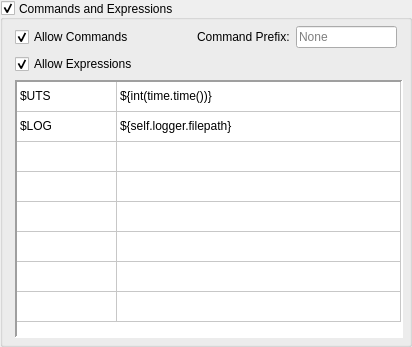
             <widget class="CollapsingGroupBox" name="groupBox_settings_commands">
              <property name="sizePolicy">
               <sizepolicy hsizetype="Preferred" vsizetype="MinimumExpanding">
                <horstretch>0</horstretch>
                <verstretch>0</verstretch>
               </sizepolicy>
              </property>
              <property name="title">
               <string>Commands and Expressions</string>
              </property>
              <property name="alignment">
               <set>Qt::AlignLeading|Qt::AlignLeft|Qt::AlignVCenter</set>
              </property>
              <property name="checkable">
               <bool>true</bool>
              </property>
              <layout class="QGridLayout" name="gridLayout_8">
               <property name="leftMargin">
                <number>12</number>
               </property>
               <property name="topMargin">
                <number>6</number>
               </property>
               <property name="rightMargin">
                <number>6</number>
               </property>
               <property name="bottomMargin">
                <number>6</number>
               </property>
               <item row="0" column="0">
                <widget class="QCheckBox" name="checkBox_allow_commands">
                 <property name="toolTip">
                  <string>Allow commands in the &quot;Send&quot; textbox</string>
                 </property>
                 <property name="text">
                  <string>Allow Commands</string>
                 </property>
                 <property name="checked">
                  <bool>true</bool>
                 </property>
                </widget>
               </item>
               <item row="2" column="0" colspan="5">
                <widget class="QTableWidget" name="tableWidget_expressions">
                 <property name="toolTip">
                  <string>If from the &quot;Expression&quot; column exists in the &quot;Send&quot; Textbox, it will be replaced with text from the &quot;Replace&quot; column</string>
                 </property>
                 <property name="frameShape">
                  <enum>QFrame::Panel</enum>
                 </property>
                 <property name="lineWidth">
                  <number>2</number>
                 </property>
                 <property name="sizeAdjustPolicy">
                  <enum>QAbstractScrollArea::AdjustToContentsOnFirstShow</enum>
                 </property>
                 <attribute name="horizontalHeaderVisible">
                  <bool>false</bool>
                 </attribute>
                 <attribute name="horizontalHeaderCascadingSectionResizes">
                  <bool>false</bool>
                 </attribute>
                 <attribute name="horizontalHeaderDefaultSectionSize">
                  <number>100</number>
                 </attribute>
                 <attribute name="horizontalHeaderStretchLastSection">
                  <bool>true</bool>
                 </attribute>
                 <attribute name="verticalHeaderVisible">
                  <bool>false</bool>
                 </attribute>
                 <row>
                  <property name="text">
                   <string>1</string>
                  </property>
                 </row>
                 <row>
                  <property name="text">
                   <string>New Row</string>
                  </property>
                 </row>
                 <row>
                  <property name="text">
                   <string>New Row</string>
                  </property>
                 </row>
                 <row>
                  <property name="text">
                   <string>New Row</string>
                  </property>
                 </row>
                 <row>
                  <property name="text">
                   <string>New Row</string>
                  </property>
                 </row>
                 <row>
                  <property name="text">
                   <string>New Row</string>
                  </property>
                 </row>
                 <row>
                  <property name="text">
                   <string>New Row</string>
                  </property>
                 </row>
                 <row>
                  <property name="text">
                   <string>New Row</string>
                  </property>
                 </row>
                 <column>
                  <property name="text">
                   <string>Expression</string>
                  </property>
                 </column>
                 <column>
                  <property name="text">
                   <string>Replace</string>
                  </property>
                 </column>
                 <item row="0" column="0">
                  <property name="text">
                   <string>$UTS</string>
                  </property>
                 </item>
                 <item row="0" column="1">
                  <property name="text">
                   <string>${int(time.time())}</string>
                  </property>
                 </item>
                 <item row="1" column="0">
                  <property name="text">
                   <string>$LOG</string>
                  </property>
                 </item>
                 <item row="1" column="1">
                  <property name="text">
                   <string>${self.logger.filepath}</string>
                  </property>
                 </item>
                </widget>
               </item>
               <item row="0" column="3">
                <widget class="QLineEdit" name="lineEdit_command_char">
                 <property name="toolTip">
                  <string>Commands must start with this text to be valid</string>
                 </property>
                 <property name="placeholderText">
                  <string>None</string>
                 </property>
                </widget>
               </item>
               <item row="0" column="2">
                <widget class="QLabel" name="label_10">
                 <property name="text">
                  <string>Command Prefix:</string>
                 </property>
                </widget>
               </item>
               <item row="0" column="1">
                <spacer name="horizontalSpacer_2">
                 <property name="orientation">
                  <enum>Qt::Horizontal</enum>
                 </property>
                 <property name="sizeHint" stdset="0">
                  <size>
                   <width>40</width>
                   <height>20</height>
                  </size>
                 </property>
                </spacer>
               </item>
               <item row="1" column="0">
                <widget class="QCheckBox" name="checkBox_allow_expressions">
                 <property name="toolTip">
                  <string>Allow expressions in the &quot;Send&quot; Checkbox</string>
                 </property>
                 <property name="text">
                  <string>Allow Expressions</string>
                 </property>
                 <property name="checked">
                  <bool>true</bool>
                 </property>
                </widget>
               </item>
              </layout>
             </widget>
